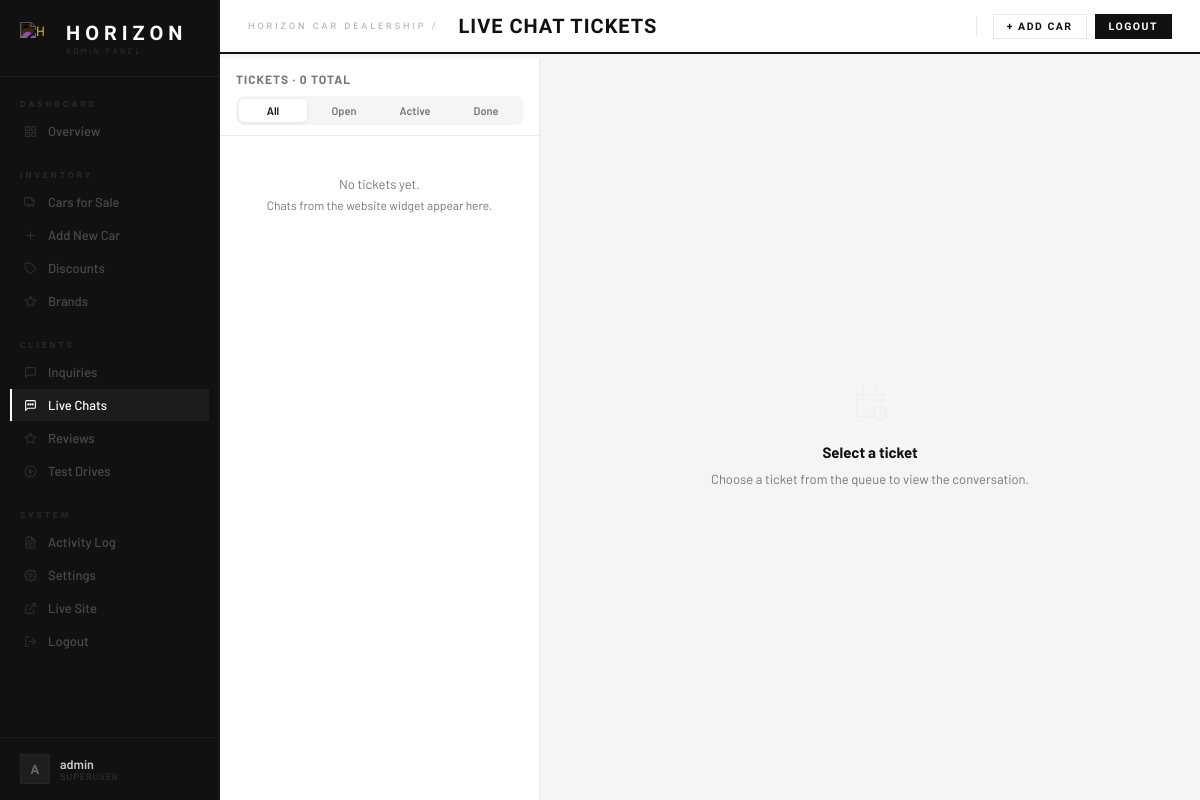
Page /admin-panel/chats/ (signed in) on the earlier database version.
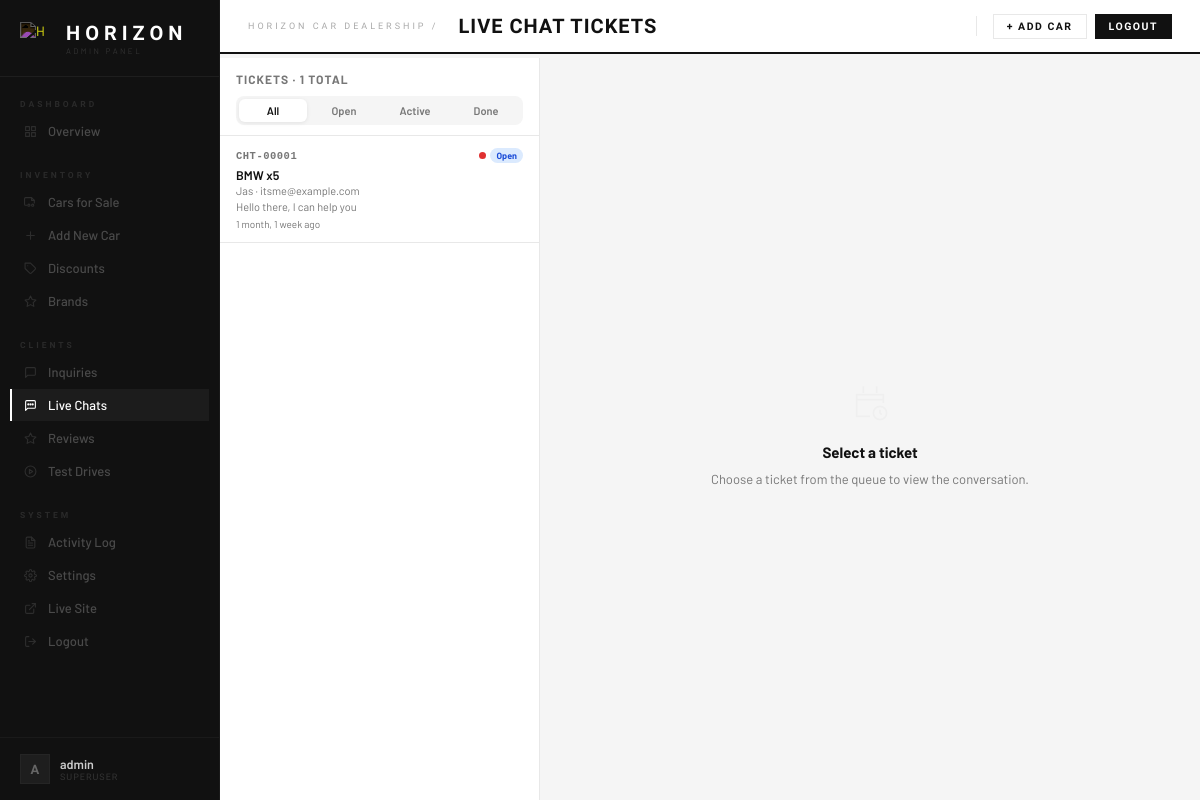
Same page on the later database version.
### horizon/models.py (models this page shows, shortened)
class ChatSession(models.Model):
    STATUS_CHOICES = [
        ('open',       'Open'),
        ('in_progress','In Progress'),
        ('resolved',   'Resolved'),
        ('closed',     'Closed'),
    ]
    PRIORITY_CHOICES = [
        ('low',    'Low'),
        ('normal', 'Normal'),
        ('high',   'High'),
    ]
    ticket_number = models.CharField(max_length=20, unique=True, blank=True)
    subject       = models.CharField(max_length=200, blank=True)
    name          = models.CharField(max_length=100)
    email         = models.EmailField()
    token         = models.CharField(max_length=64, unique=True)
    status        = models.CharField(max_length=15, choices=STATUS_CHOICES, default='open')
    priority      = models.CharField(max_length=10, choices=PRIORITY_CHOICES, default='normal')
    is_read       = models.BooleanField(default=False)
    admin_notes   = models.TextField(blank=True)
    started_at    = models.DateTimeField(auto_now_add=True)
    updated_at    = models.DateTimeField(auto_now=True)
    @property
    def last_message(self):
        return self.messages.last()
    class Meta:
        ordering = ['-updated_at']

class ChatMessage(models.Model):
    SENDER_CHOICES = [('visitor', 'Visitor'), ('admin', 'Admin')]
    session = models.ForeignKey(ChatSession, on_delete=models.CASCADE, related_name='messages')
    sender  = models.CharField(max_length=10, choices=SENDER_CHOICES)
    body    = models.TextField()
    sent_at = models.DateTimeField(auto_now_add=True)
    is_seen = models.BooleanField(default=False)
    class Meta:
        ordering = ['sent_at']

### horizon/views.py (the view)
# urls.py: path('admin-panel/chats/',                views.admin_chats,         name='admin_chats'),
@login_required
def admin_chats(request):
    sessions     = ChatSession.objects.all()
    unread_count = sessions.filter(is_read=False).count()
    return render(request, 'horizon/admin_chats.html', {
        'sessions':     sessions,
        'unread_count': unread_count,
    })

### horizon/context_processors.py (called while the page is built)
def dealership_settings(request):
    return {'dealership_settings': DealershipSettings.get()}

def pending_test_drives(request):
    try:
        count = TestDriveRequest.objects.filter(is_read=False).count()
    except Exception:
        count = 0
    return {'sb_pending_test_drives': count}

### horizon/models.py (called while the page is built)
    @classmethod
    def get(cls):
        obj, _ = cls.objects.get_or_create(pk=1)
        return obj

### horizon/templates/horizon/admin_chats.html (shortened to what this page needs)
{% extends 'horizon/admin_base.html' %}
{% block page_title %}Live Chat Tickets{% endblock %}
{% block admin_content %}
<div class="tc-wrap">
  <div class="tc-queue">
    <div class="tc-queue-head">
      <div class="tc-queue-title">Tickets · {{ sessions.count }} total</div>
      <div class="tc-filter-tabs">
        <button class="tc-ftab on" onclick="tcFilter(this,'all')">All</button>
        <button class="tc-ftab"   onclick="tcFilter(this,'open')">Open</button>
        <button class="tc-ftab"   onclick="tcFilter(this,'in_progress')">Active</button>
        <button class="tc-ftab"   onclick="tcFilter(this,'resolved')">Done</button>
      </div>
    </div>
    <div class="tc-queue-scroll" id="tcQueueScroll">
      {% if sessions %}
        {% for s in sessions %}
        <div class="tc-ticket-row {% if not s.is_read %}unread{% endif %}"
             data-pk="{{ s.pk }}" data-status="{{ s.status }}"
             onclick="tcOpen({{ s.pk }})">
          <div class="tc-row-top">
            <span class="tc-ticket-id">{{ s.ticket_number }}</span>
            <span class="tc-row-badges">
              <span class="tc-prio tc-prio-{{ s.priority }}" title="{{ s.get_priority_display }}"></span>
              <span class="tc-status tc-status-{{ s.status }}">{{ s.get_status_display }}</span>
            </span>
          </div>
          <div class="tc-row-subject">{{ s.subject|default:"No subject"|truncatechars:40 }}</div>
          <div class="tc-row-from">{{ s.name }} · {{ s.email }}</div>
          {% with s.last_message as lm %}
          {% if lm %}<div class="tc-row-preview">{{ lm.body|truncatechars:45 }}</div>{% endif %}
          {% endwith %}
          <div class="tc-row-time">{{ s.started_at|timesince }} ago</div>
        </div>
        {% endfor %}
      {% else %}
        <div class="tc-no-tickets">
          <p>No tickets yet.</p>
          <p style="margin-top:6px;font-size:12px;">Chats from the website widget appear here.</p>
        </div>
      {% endif %}
    </div>
  </div>
  <div id="tcMain" class="tc-main">
    <div class="tc-empty" id="tcEmpty">
      <div class="tc-empty-icon"><svg width="40" height="40" viewBox="0 0 24 24" fill="none" stroke="currentColor" stroke-width="1" opacity=".25"><path d="M20 12V7H4v13h8"/><path d="M16 2v4M8 2v4M4 10h16"/><circle cx="18" cy="18" r="4"/><path d="M18 16v2l1 1"/></svg></div>
      <p class="tc-empty-title">Select a ticket</p>
      <p class="tc-empty-sub">Choose a ticket from the queue to view the conversation.</p>
    </div>
  </div>
</div>
{% endblock %}

Differences in the rows shown:
added ChatSession: ticket_number "CHT-00001", status "Open", subject "BMW x5", name "Jas", email "itsme@example.com", last_message.body "Hello there, I can help you", started_at "1 month, 1 week"
Other differences:
{{ sessions.count }}: "0" → "1"
text no longer shown: "No tickets yet. Chats from the website widget appear here."
